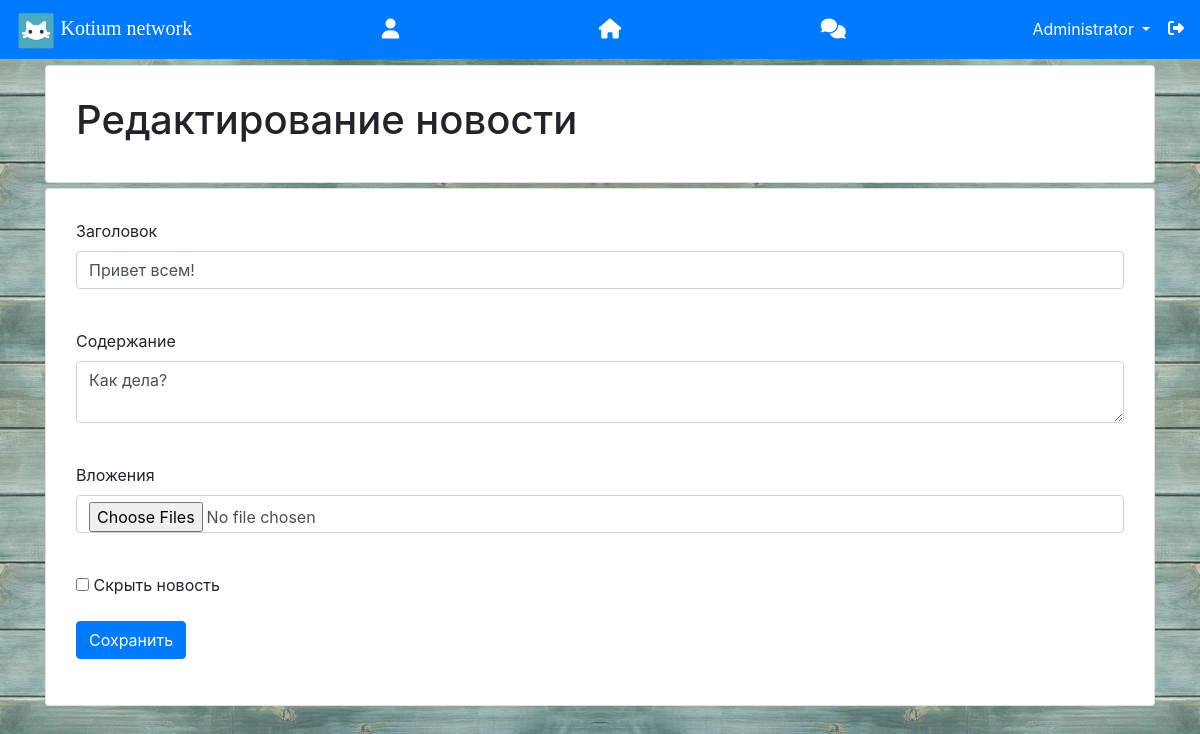
Screenshot of /news/23 (signed in) with the database file from the repository.
### data/users.py (models this page shows, shortened)
class User(SqlAlchemyBase, UserMixin, SerializerMixin):
    __tablename__ = 'users'
    id = sqlalchemy.Column(sqlalchemy.Integer,
                           primary_key=True, autoincrement=True)
    name = sqlalchemy.Column(sqlalchemy.String, nullable=True)
    about = sqlalchemy.Column(sqlalchemy.String, nullable=True)
    email = sqlalchemy.Column(sqlalchemy.String,
                              index=True, unique=True, nullable=True)
    hashed_password = sqlalchemy.Column(sqlalchemy.String, nullable=True)
    created_date = sqlalchemy.Column(sqlalchemy.DateTime, default=datetime.datetime.now)
    is_admin = sqlalchemy.Column(sqlalchemy.Boolean, default=0)
    is_group = sqlalchemy.Column(sqlalchemy.Boolean, default=0)
    is_confirmed = sqlalchemy.Column(sqlalchemy.Boolean, default=0)
    news = orm.relation("News", back_populates='user')
    msg = orm.relation("Message", back_populates='user', lazy='subquery')
    comm = orm.relation("Comment", back_populates='user')
    friends = sqlalchemy.Column(sqlalchemy.String, nullable=True)
    f_request = sqlalchemy.Column(sqlalchemy.String, nullable=True)

### data/news.py (models this page shows)
class News(SqlAlchemyBase, SerializerMixin):
    __tablename__ = 'news'
    id = sqlalchemy.Column(sqlalchemy.Integer, primary_key=True, autoincrement=True)
    title = sqlalchemy.Column(sqlalchemy.String, nullable=True)
    content = sqlalchemy.Column(sqlalchemy.String, nullable=True)
    created_date = sqlalchemy.Column(sqlalchemy.DateTime, default=datetime.datetime.now)
    is_private = sqlalchemy.Column(sqlalchemy.Boolean, default=True)
    user_id = sqlalchemy.Column(sqlalchemy.Integer, sqlalchemy.ForeignKey("users.id"))
    user = orm.relation('User')
    attach = sqlalchemy.Column(sqlalchemy.String, nullable=True)
    liked_by = sqlalchemy.Column(sqlalchemy.String, nullable=True)
    likes = sqlalchemy.Column(sqlalchemy.Integer)

### main.py (the view, shortened to what this page needs)
@app.route('/news/<int:id>', methods=['GET', 'POST'])  # Редактирование новости. Всё почти так же как и добавление.
@login_required
def edit_news(id):
    form = NewsForm()
    if request.method == "GET":
        db_sess = db_session.create_session()
        news = db_sess.query(News).filter(
            News.id == id, ((News.user == current_user) | current_user.is_admin)).first()
        if news:
            form.title.data = news.title
            form.content.data = news.content
            form.is_private.data = news.is_private
        else:
            redirect('/login')
    return render_template('news.html', title='Редактирование новости',
                           form=form)

### forms/news.py
class NewsForm(FlaskForm):
    title = StringField('Заголовок', validators=[DataRequired()])
    content = TextAreaField("Содержание")
    is_private = BooleanField("Скрыть новость")
    submit = SubmitField('Сохранить')
    file = MultipleFileField('Вложения')

### data/db_session.py (called while the page is built)
def create_session() -> Session:
    global __factory
    return __factory()

### main.py (called while the page is built)
@login_manager.user_loader  # Определяем, авторизован ли пользователь в системе или он на сайте как гость.
def load_user(user_id):
    db_sess = db_session.create_session()
    return db_sess.query(User).get(user_id)

### templates/news.html (shortened to what this page needs)
{% extends "base.html" %}
{% block content %}
<div class="card" style="margin-top: 5px; padding: 10px;">
    <div class="card-body">
        <h1>{{ title }}</h1>
    </div>
</div>
<div class="card" style="margin-top: 5px; padding: 10px;">
    <div class="card-body">
        <form action="" method="post" enctype="multipart/form-data">
            <p>
                {{ form.title.label }}<br>
                {{ form.title(class="form-control") }}<br>
            </p>
            <p>
                {{ form.content.label }}<br>
                {{ form.content(class="form-control") }}<br>
            </p>
            <p>
                {{ form.file.label }}<br>
                {{ form.file(class="form-control") }}<br>
            </p>
            <p>{{ form.is_private() }} {{ form.is_private.label }}</p>
            <p>{{ form.submit(type="submit", class="btn btn-primary") }}</p>
        </form>
    </div>
</div>
{% endblock %}

### templates/base.html (shortened to what this page needs)
<!doctype html>
<html lang="ru">
<head>
    <link rel="stylesheet"
          href="https://stackpath.bootstrapcdn.com/bootstrap/4.4.1/css/bootstrap.min.css"
>
</head>
<body style="background-image: url(/static/system/bg.jpg);">
<header>
    <nav class="navbar navbar-dark bg-primary" style="position: fixed; top: 0; right: 0; left: 0; z-index: 999;">
        <div>
            <img src="/static/system/logo.png" width="40px" height="40px">
            <a class="navbar-brand" href="#" style="font-family: 'segoe print';">Kotium network</a>
        </div>
        {% if current_user.is_authenticated %}
        <center>
            <div class="d-flex justify-content-between" style="width: 40vw;">
                <div class="p-2">
                    <a href="/{{ current_user.id }}" style="color: #fff"><h5 style="margin: 0px;"><i
                            class="fas fa-user"></i></h5></a>
                </div>
                <div class="p-2">
                    <a href="/feed" style="color: #fff"><h5 style="margin: 0px;"><i class="fas fa-home"></i></h5></a>
                </div>
                <div class="p-2">
                    <a href="/msg" style="color: #fff"><h5 style="margin: 0px;"><i class="fas fa-comments"></i></h5></a>
                </div>
            </div>
        </center>
        <div class="nav-item dropdown">
            <button class="btn btn-primary dropdown-toggle" type="button" id="dropdownMenuButton"
                    data-toggle="dropdown" aria-haspopup="true" aria-expanded="false">
                {{ current_user.name }}
            </button>
            <a href="/logout" style="color: #fff;"><i class="fas fa-sign-out-alt"></i></a>
        </div>
        {% else %}
        <p style="margin-bottom: 0px">
            <a class="btn btn-primary btn-sm" href="/register">Зарегистрироваться</a>
            <a class="btn btn-success btn-sm" href="/login">Войти</a>
        </p>
        {% endif %}
    </nav>
</header>
<main role="main" class="container" style="padding-top: 60px;">
    {% block content %}{% endblock %}
</main>
</body>
</html>

### rows the page displays
User: name "Administrator"
News: title "Привет всем!", content "Как дела?"

### other values shown
{{ title }} "Редактирование новости"
